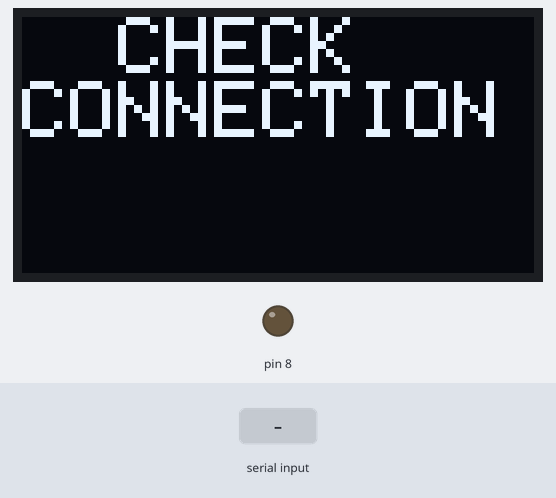
Bench run of a sketch on a simulated Arduino Uno, built with avr-gcc and run on an emulated ATmega328P. On the bench: 128×64 one-colour display, output pins drawn as LEDs (lit = HIGH). Inputs (shaded band) come from the test bench. What the sketch prints to the serial monitor is not drawn.

Above: at 3.7 s.
3.8 s: "90,45\n" received over Serial
At 3.93 s:
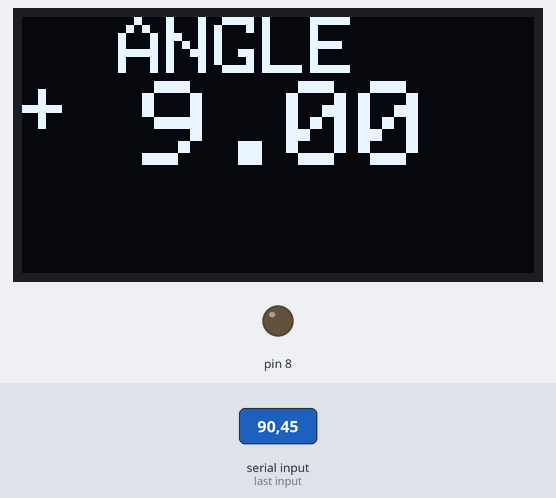
5.5 s: "5\n" received over Serial
At 5.62 s:
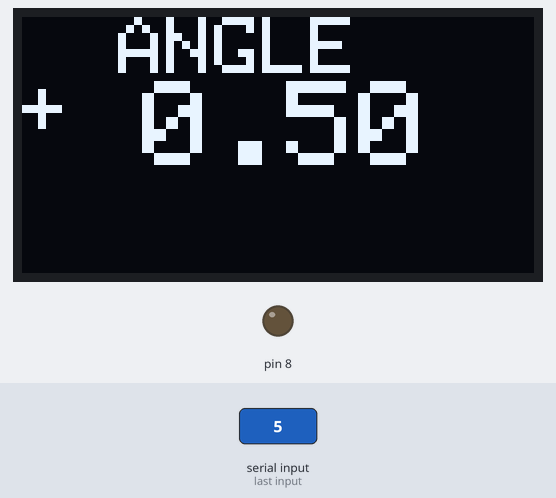
7.1 s: "1,90,45\n" received over Serial
At 7.22 s:
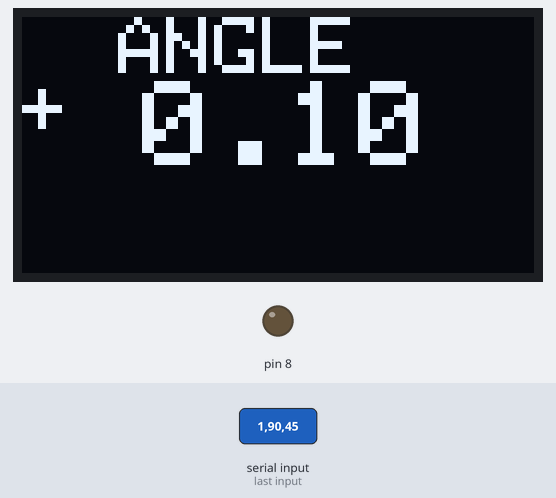
Timing chart, 0 to 10.1 s (numbered marks = the images above; inputs shaded):
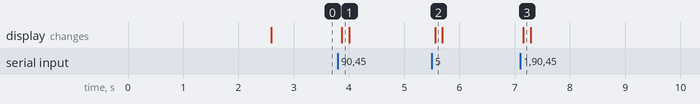

The sketch:

Downbox_VA_81516.ino
```cpp
#include <Wire.h>
#include <Adafruit_GFX.h>
#include <Adafruit_SSD1306.h>

Adafruit_SSD1306 display(4);


//byte incomingByte;
String inputString = "";         // a string to hold incoming data
boolean stringComplete = false;  // whether the string is complete
int counter = 0;


void setup()   {
  Serial.begin(4800);
  inputString.reserve(200);
  pinMode(8,OUTPUT);
  digitalWrite(8,LOW);
  digitalWrite(13,LOW);
  display.begin(SSD1306_SWITCHCAPVCC, 0x3C);  // initialize with the I2C addr 0x3D (for the 128x64)
  display.clearDisplay();
  display.setTextColor(WHITE);
  display.setTextSize(2);
  display.setCursor(0,0);
  display.println(F("Notice:"));
  display.setTextSize(1);
  display.println("");
  display.println(F("Sensor requires 30sec"));
  display.println(F("after 1st angle shown"));
  display.println(F("to fully calibrate."));
  display.println(F("v82616 VA"));
  display.display();
  delay(2500);
}


void loop() {
  delay(2);
  // print the string when a newline arrives:
  if (stringComplete) {
  //if (Serial.available()==0) {
    digitalWrite(A2,HIGH);   //PinA2 to high


    Serial.println(inputString);
    display.clearDisplay();
    display.setTextColor(WHITE);
    display.setTextSize(2);
    display.setCursor(0,0);
    display.println("  ANGLE ");
    if (inputString.toInt() * 0.1 > 0) {
      display.print("+");
    }
    display.setTextSize(3);
    display.print(" ");
    display.print(inputString.toInt()*0.1);

    display.display();
    delay(100);
    // clear the string:
    inputString = "";
    stringComplete = false;
  }

  if (counter > 1800) {
    digitalWrite(8,HIGH);
  }


  else {
    //ERROR WARNING
  display.clearDisplay();
  display.setTextColor(WHITE);
  display.setTextSize(2);
  display.setCursor(0,0);
  display.println("  CHECK");
  display.println("CONNECTION");
  display.display();
  }


 display.println("");
 display.print("Laser off in: ");
 display.print((1800-counter)*0.1,1);
 display.println("s");

 counter++;


}

/*
 SerialEvent occurs whenever a new data comes in the
 hardware serial RX.  This routine is run between each
 time loop() runs, so using delay inside loop can delay
 response.  Multiple bytes of data may be available.
 */
void serialEvent() {
  while (Serial.available()) {
    // get the new byte:
    char inChar = (char)Serial.read();
    // add it to the inputString:
    // inputString += inChar;
    // if the incoming character is a newline, set a flag
    // so the main loop can do something with it:
    if (inChar == '\n') {
      stringComplete = true;
    }
    else{
      inputString += inChar;
    }
   }

}
```

Measured:
- after the input at 3.8 s, the display: changes after 0.07 s (image 1)
- after the input at 5.5 s, the display: changes after 0.06 s (image 2)
- after the input at 7.1 s, the display: changes after 0.06 s (image 3)
